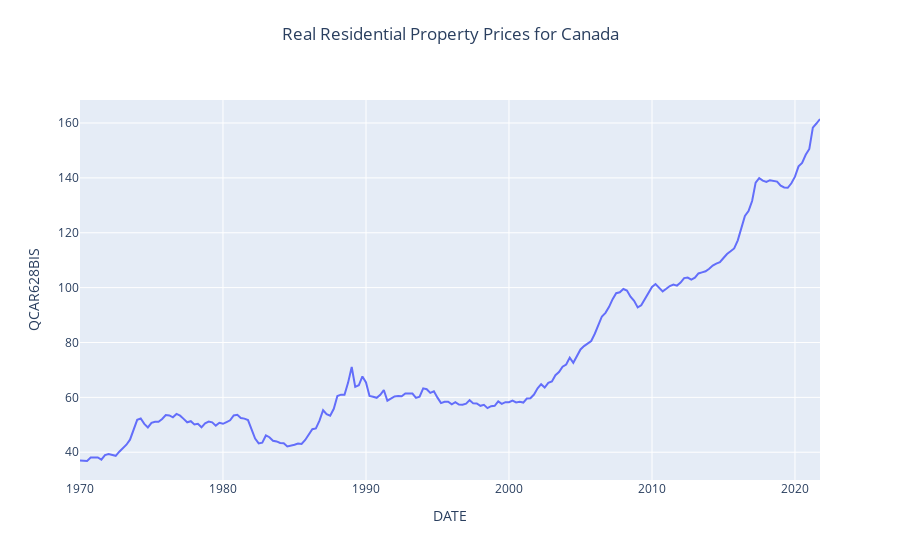

Notebook cell for this chart:
### Code cell
fig = px.line(df_canada, x="DATE", y='QCAR628BIS', title='Real Residential Property Prices for Canada')
fig.update_layout(title=dict(x=0.5,y=0.95))
fig.show();

### Figure 1 — Plotly figure (JSON) as saved in the notebook; plotly's stock layout.template omitted (floating-point values rounded to 4 significant figures; data arrays with more than 128 entries replaced by an {"elided": "..."} marker saying what was removed)
{"data": [{"hovertemplate": "DATE=%{x}<br>QCAR628BIS=%{y}<extra></extra>", "legendgroup": "", "line": {"color": "#636efa", "dash": "solid"}, "marker": {"symbol": "circle"}, "mode": "lines", "name": "", "orientation": "v", "showlegend": false, "type": "scatter", "x": {"elided": "208 str values"}, "xaxis": "x", "y": {"elided": "208 float values"}, "yaxis": "y"}], "layout": {"legend": {"tracegroupgap": 0}, "title": {"text": "Real Residential Property Prices for Canada", "x": 0.5, "y": 0.95}, "xaxis": {"anchor": "y", "domain": [0, 1], "title": {"text": "DATE"}}, "yaxis": {"anchor": "x", "domain": [0, 1], "title": {"text": "QCAR628BIS"}}}}
